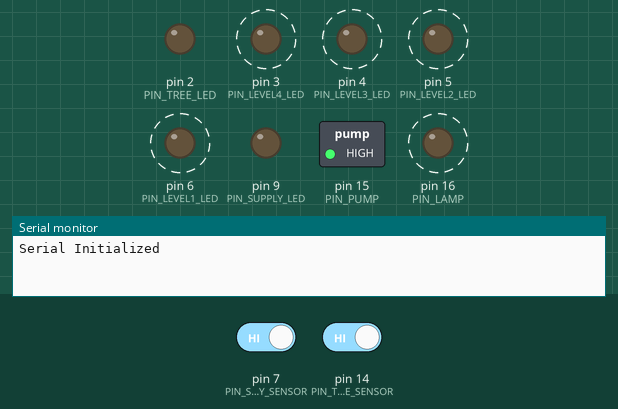
This sketch was run on a simulated Arduino Uno, built with avr-gcc and run on an emulated ATmega328P. Shown: switched loads named in the sketch (green lamp = pin HIGH), output pins drawn as LEDs (lit = HIGH), the last lines printed to the serial monitor. Dashed ring = blinking. The test bench sets the inputs (shaded band); at power-on: pin 7 (PIN_SUPPLY_SENSOR) HIGH, pin 14 (PIN_TREE_SENSOR) HIGH.

Above: at 1.28 s.
1.3 s: pin 7 (PIN_SUPPLY_SENSOR) driven LOW
At 2.1 s:
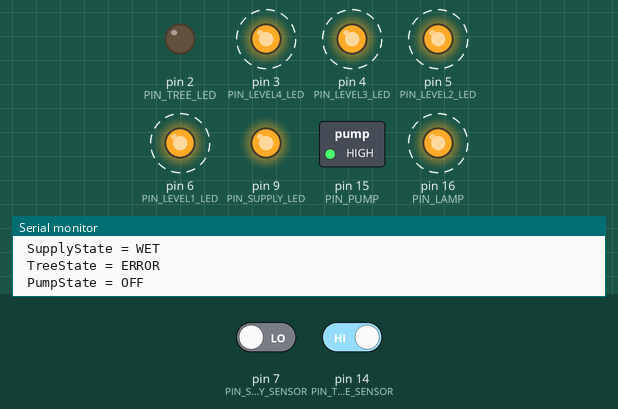
4.3 s: pin 14 (PIN_TREE_SENSOR) driven LOW
At 4.46 s:
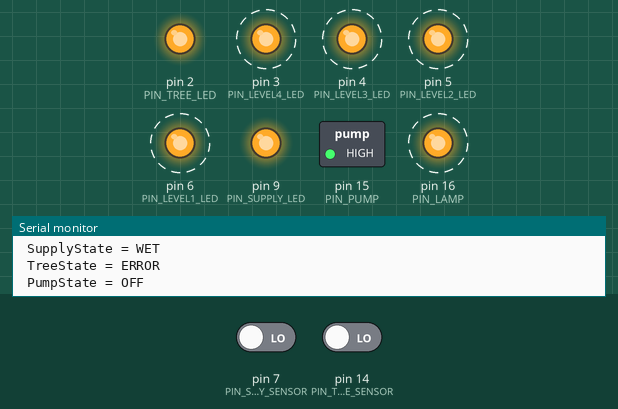
7.3 s: pin 7 (PIN_SUPPLY_SENSOR) driven HIGH
At 7.53 s:
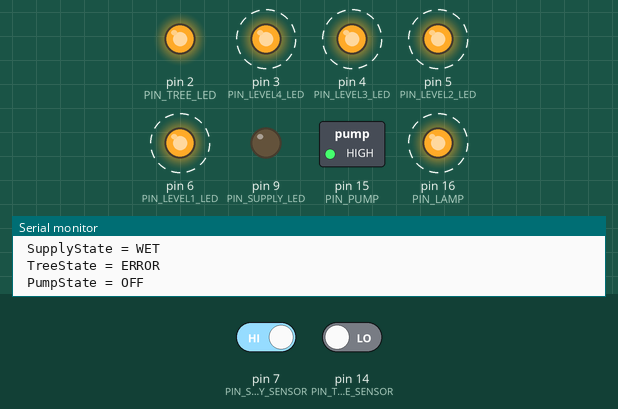
10.3 s: pin 14 (PIN_TREE_SENSOR) driven HIGH
At 10.5 s:
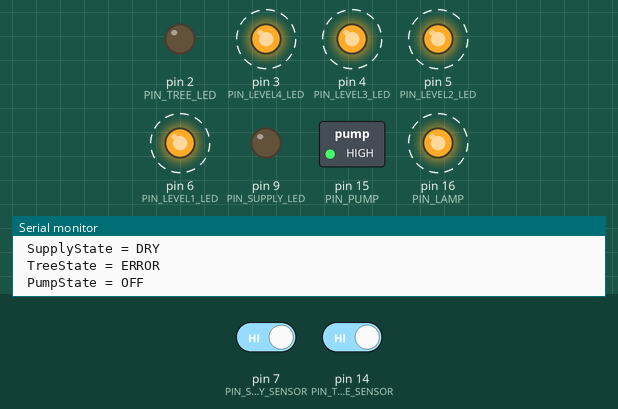
Timing chart, 0 to 14.3 s (numbered marks = the images above; inputs shaded):
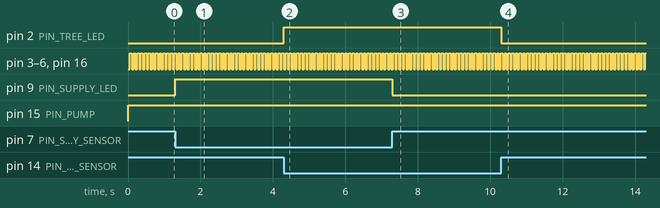

The sketch:

WaterBot2.ino
```cpp
/* WaterBot2
 *
 * Version 2.0 of Tree Watering Robot
 *
 * Tree watering system
 *
 * Place supply switch at bottom of water tank
 * Place Tree switch at level you wwant watering to begin
 * Place Tree level sensor in stand's float hole
 *
 * If tree switch is higher than level sernsor, error will be reported
 * If tree switch is lower than level sensor, pump won't run until both are satisfied,
 *    but risk of pump timing out of it runs too long, since water level is very low.
 *    Care must be taken to not allow water level to get undesirably low.
 *
 * LCD displays and ESP8266 are optional
 *
 * Water Level Sensor
 * https://www.amazon.com/gp/product/B07BFPP4TQ/ref=ppx_yo_dt_b_asin_title_o01_s00?ie=UTF8&psc=1
 * Water Switch
 * https://www.amazon.com/gp/product/B0811GRVJH/ref=ppx_yo_dt_b_asin_title_o01_s00?ie=UTF8&psc=1
 * Water Pump
 * https://www.amazon.com/gp/product/B0744FWNFR/ref=ppx_yo_dt_b_search_asin_title?ie=UTF8&psc=1
 *
 * Issues: Pump needs flyback diodes
 *
 */
#include <FreqMeasure.h>
#include "TimedBlink.h"


//PIN DEFINITIONS
#define PIN_SERIAL_TX      0
#define PIN_SERIAL_RX      1

#define PIN_SPI_MOSI      11
#define PIN_SPI_MISO      12
#define PIN_SPI_SCK       13
#define PIN_SPI_SS        17

#define PIN_TREE_SENSOR   14
#define PIN_LEVEL_SENSOR   8
#define PIN_SUPPLY_SENSOR  7

#define PIN_TREE_LED       2
#define PIN_LEVEL1_LED     6
#define PIN_LEVEL2_LED     5
#define PIN_LEVEL3_LED     4
#define PIN_LEVEL4_LED     3
#define PIN_SUPPLY_LED     9

#define PIN_PUMP          15
#define PIN_LAMP          16

//Sensor characteristics (Hz)
#define WATER_LEVEL_0 20
#define WATER_LEVEL_1 50
#define WATER_LEVEL_2 100
#define WATER_LEVEL_3 200
#define WATER_LEVEL_4 400

//States
int     SupplyState = 0;
int     TreeState = 0;
#define SENSOR_WET 0
#define SENSOR_DRY 1
#define SENSOR_ERR 2

int     PumpState = 0;
#define PUMP_OFF 0
#define PUMP_ON  1
#define PUMP_ERR 2

//Other parameters
#define AVERAGE_LENGTH 30  // Number of points to average for frequnecy calc
#define PUMP_MAXTIME   10  // Number of seconds to allow pump to run

double sum = 0;
int count = 0;
double frequency = 0;
unsigned long prev_time_freq = 0;
unsigned long prev_time_ser = 0;

//Inputs
int SupplySwitch = 0;
int TreeSwitch = 0;
unsigned long TreeLevel = 0;

// TIming state vars
unsigned long current_time = 0;
double timeout = 0;
double PumpStart = 0;

TimedBlink level1_led(PIN_LEVEL1_LED);
TimedBlink level2_led(PIN_LEVEL2_LED);
TimedBlink level3_led(PIN_LEVEL3_LED);
TimedBlink level4_led(PIN_LEVEL4_LED);
TimedBlink status_lamp(PIN_LAMP);

void setup() {

  Serial.begin(57600);
  Serial.println("Serial Initialized");

  // Intialize Inputs
  pinMode(PIN_TREE_SENSOR,INPUT);
  pinMode(PIN_LEVEL_SENSOR,INPUT);
  pinMode(PIN_SUPPLY_SENSOR,INPUT_PULLUP);

  // Intialize Outputs
  pinMode(PIN_TREE_LED,OUTPUT);
  pinMode(PIN_LEVEL1_LED,OUTPUT);
  pinMode(PIN_LEVEL2_LED,OUTPUT);
  pinMode(PIN_LEVEL3_LED,OUTPUT);
  pinMode(PIN_LEVEL4_LED,OUTPUT);
  pinMode(PIN_SUPPLY_LED,OUTPUT);
  pinMode(PIN_PUMP,OUTPUT);
  pinMode(PIN_LAMP,OUTPUT);
  level1_led.blink(50,50);
  level2_led.blink(50,50);
  level3_led.blink(50,50);
  level4_led.blink(50,50);

  FreqMeasure.begin();

  timeout = AVERAGE_LENGTH/(WATER_LEVEL_0*0.9);

}


void loop() {

  current_time = millis();

  ReadInputs();

  UpdateStates();

  WriteOutputs();

  UpdateDisplays();

  LogData();

  if ((current_time - prev_time_ser) > 2000) {

    DebugOutputs();
    prev_time_ser = current_time;
  }

}


void ReadInputs() {
  //Read Sensors

  SupplySwitch = digitalRead(PIN_SUPPLY_SENSOR);

  TreeSwitch = digitalRead(PIN_TREE_SENSOR);

  if (FreqMeasure.available()) {
    // average several reading together
    sum = sum + FreqMeasure.read();
    count = count + 1;
    if (count > AVERAGE_LENGTH) {
      // Reset timer
      prev_time_freq = current_time;
      frequency = FreqMeasure.countToFrequency(sum / count);
      sum = 0;
      count = 0;
      TreeLevel = 0;
      if (frequency > (WATER_LEVEL_0*0.9)) TreeLevel++;
      if (frequency > (WATER_LEVEL_1*0.9)) TreeLevel++;
      if (frequency > (WATER_LEVEL_2*0.9)) TreeLevel++;
      if (frequency > (WATER_LEVEL_3*0.9)) TreeLevel++;
      if (frequency > (WATER_LEVEL_4*0.9)) TreeLevel++;
    }
  }
//  if ((current_time - prev_time_freq) > timeout) {
//     TreeLevel = 0;
//     Serial.println("timeout");
//  }

}

void UpdateStates() {
  //Update States

  if (SupplySwitch == 0) {
    SupplyState = SENSOR_WET; // Low = Wet
  } else {
    SupplyState = SENSOR_DRY;
  }

  // Fuse TreeSwitch and TreeLevel into TreeState
  // ToDo: Add hysteresis
  if (TreeLevel == 0) {         // Sensor Timeout
    TreeState = SENSOR_ERR;
  } else if (TreeSwitch == 0) { // Low = Wet (regardless of level sensor)
    TreeState = SENSOR_WET;
  } else if (TreeLevel < 5) {  // Sensor Less than full and Switch = Dry
    TreeState = SENSOR_DRY;
  } else {
    TreeState = SENSOR_ERR;   // Sensor Full & Switch Dry conflict -- Bad switch placement?
  }
  // Fuse TreeState and SwitchState into PumpState
  switch (PumpState) {
    case PUMP_OFF :
      if ((TreeState == SENSOR_DRY) && (SupplyState == SENSOR_WET)) {
        PumpStart = current_time; // Record pumping start time
        PumpState = PUMP_ON;
      }
      break;

    case PUMP_ON :
      // If TreeState or Supply State change, stop pumping
      if ((TreeState != SENSOR_DRY) || (SupplyState != SENSOR_WET)) {
        PumpState = PUMP_OFF;
      }

      if ((current_time - PumpStart) > PUMP_MAXTIME*1000) {
        PumpState = PUMP_ERR;
      }
      break;

    case PUMP_ERR :
      // Do nothing until power cycle
      // Todo: Add auto-reset sequence? Allow pumping as long as positive level progress being made?
    break;
  }
}

void WriteOutputs() {
  // Update Pump output
  if (PumpState == PUMP_ON) {
    digitalWrite(PIN_PUMP,false);
  } else {
    digitalWrite(PIN_PUMP,true);
  }

  // Update remote status lamp (in order of importance)
  // Note relay is active low, so "on" is really "off" in the blink routine
  //
  // Fast Blink = Sensor Error (Either Level=0Hz or Switch Dry while Level OK)
  // On Blip = Pump Lockout (Pump ran too long)
  // Off Blip = Supply Empty
  // Slow Blink = Pump On
  // On = Standby
  if (TreeState == SENSOR_ERR) {
    status_lamp.blink(50,50);
  } else if (PumpState == PUMP_ERR) {
    status_lamp.blink(2000,50);
  } else if (SupplyState == SENSOR_DRY) {
    status_lamp.blink(50,2000);
  } else if (PumpState == PUMP_ON) {
    status_lamp.blink(1000,1000);
  } else {
    status_lamp.on();
  }

  // Update LEDs
  if (SupplySwitch == SENSOR_WET) {
    digitalWrite(PIN_SUPPLY_LED,true);
  } else {
    digitalWrite(PIN_SUPPLY_LED,false);
  }

  if (TreeSwitch == SENSOR_WET) {
    digitalWrite(PIN_TREE_LED,true);
  } else {
    digitalWrite(PIN_TREE_LED,false);
  }

  switch (TreeLevel) {
    case 0:
      level1_led.blink();
      level2_led.blink();
      level3_led.blink();
      level4_led.blink();
      break;
    case 1:
      level1_led.off();
      level2_led.off();
      level3_led.off();
      level4_led.off();
      break;
    case 2:
      level1_led.off();
      level2_led.off();
      level3_led.off();
      level4_led.on();
      break;
    case 3:
      level1_led.off();
      level2_led.off();
      level3_led.on();
      level4_led.on();
      break;
    case 4:
      level1_led.off();
      level2_led.on();
      level3_led.on();
      level4_led.on();
      break;
    case 5:
      level1_led.on();
      level2_led.on();
      level3_led.on();
      level4_led.on();
      break;
  }

}

void UpdateDisplays() {
  //ToDo: Drive I2C display directly -OR- Send to ESP8266 via UART
  //ToDo: Send SPI LCD commands (Alternative to lamp... 2020 enhancement)
}

void LogData() {
  //ToDo: Send data to ESP8266 for MQTDD logging (2020 enhancement)
}

void DebugOutputs() {

  Serial.println("==INPUTS==");
  Serial.print(" SupplySwitch = ");
  switch (SupplySwitch) {
    case SENSOR_WET :
    Serial.println("WET");
    break;

    case SENSOR_DRY :
    Serial.println("DRY");
    break;

    case SENSOR_ERR :
    Serial.println("ERROR");
    break;
  }
  Serial.print(" TreeSwitch = ");
  switch (TreeSwitch) {
   case SENSOR_WET :
    Serial.println("WET");
    break;

    case SENSOR_DRY :
    Serial.println("DRY");
    break;

    case SENSOR_ERR :
    Serial.println("ERROR");
    break;
  }
  Serial.print(" TreeLevel = ");
  Serial.print(TreeLevel);
  Serial.print(" (");
  Serial.print(frequency);
  Serial.println("Hz)");

  Serial.println("==STATES==");
  Serial.print(" SupplyState = ");
  switch (SupplyState) {
    case SENSOR_WET :
    Serial.println("WET");
    break;

    case SENSOR_DRY :
    Serial.println("DRY");
    break;

    case SENSOR_ERR :
    Serial.println("ERROR");
    break;
  }
  Serial.print(" TreeState = ");
  switch (TreeState) {
    case SENSOR_WET :
    Serial.println("WET");
    break;

    case SENSOR_DRY :
    Serial.println("DRY");
    break;

    case SENSOR_ERR :
    Serial.println("ERROR");
    break;
  }
  Serial.print(" PumpState = ");
  switch (PumpState) {
    case PUMP_OFF :
    Serial.println("OFF");
    break;

    case PUMP_ON :
    Serial.print("ON (");
    Serial.print((current_time-PumpStart)/1000);
    Serial.println("s)");
    break;

    case PUMP_ERR :
    Serial.println("ERROR");
    break;
  }

  Serial.println("");

}
```

TimedBlink.cpp
```cpp
#include <Arduino.h>
#include "TimedBlink.h"

/*
 * Resets all timers and state
 */
void TimedBlink::reset() {
  m_blinkTime   = 0UL;
  m_onForTime   = -1;
  m_offForTime  = -1;
  m_blinkState  = BLINK_OFF;
  m_resolution  = 100;
}

/*
 * Constructor. Only needs to know what pin to blink.
 */
TimedBlink::TimedBlink(int pin) {
  m_pin = pin;
  reset();
}

/*
 * Sets the blink time ON
 */
void TimedBlink::setOnTime(int ms) {
  if (ms>0) { // no=op if ms is <= 0
    m_onForTime = ms;
    if (m_offForTime>0) {
      m_resolution = min(m_onForTime,m_offForTime)/10;
    }
  }
}

/*
 * Sets the blink time OFF
 */
void TimedBlink::setOffTime(int ms) {
  if (ms>0) { // no=op if ms is <= 0
    m_offForTime = ms;
    if (m_onForTime>0) {
      m_resolution = min(m_onForTime,m_offForTime);
    }
  }
}

/*
 * Sets the blink state ON or OFF
 */
void TimedBlink::setBlinkState(blink_t state)
{
  digitalWrite(m_pin, (state==BLINK_ON) ? HIGH : LOW);
  m_blinkState = state;
  m_blinkTime  = millis();
}

/*
 * Executes the blink. It allows to specify new on and off times. Use negative
 * values if you don't want to change what is already set.
 */

void TimedBlink::blink(int on_for, int off_for) {

  unsigned long ct = millis();
  if (m_blinkTime==0UL) m_blinkTime=ct;
  unsigned long diff = abs(ct - m_blinkTime);
  short set_to = -1;

  setOnTime(on_for);
  setOffTime(off_for);

  if (m_blinkState==BLINK_OFF) {
    if (m_offForTime>0 && diff>m_offForTime) {
      setBlinkState(BLINK_ON);
    }
  } else {
    if (m_onForTime>0 && diff>m_onForTime) {
      setBlinkState(BLINK_OFF);
    }
  }
}

/*
 * Call often to blink.
 */
void TimedBlink::blink() {
  blink(-1,-1);
}

/*
 * Equivalent to delay(d), but updates the blink.
 */
void TimedBlink::blinkDelay(int d)
{
  unsigned long ct = millis();
  while (millis()-ct<d) {
    blink();
    delay(m_resolution);
  }
}

/*
 * Turns off the blink.
 */
void TimedBlink::blinkOff() {
  reset();
  digitalWrite(m_pin, LOW);
}

/*
 * Turns off LED
 */
void TimedBlink::off() {
  digitalWrite(m_pin, LOW);
}

/*
 * Turns on LED
 */
void TimedBlink::on() {
  digitalWrite(m_pin, HIGH);
}
```

TimedBlink.h
```cpp
#ifndef __TimedBlink__H__
#define __TimedBlink__H__

#include <Arduino.h>

enum blink_t {BLINK_ON, BLINK_OFF};

class TimedBlink {
  private:
    unsigned long m_blinkTime;
    int m_onForTime;
    int m_offForTime;
    blink_t m_blinkState;
    short m_pin;
    int m_resolution;

    void reset();

  public:

    TimedBlink(int pin);
    void blink(int on_for, int off_for);
    void blink();
    void setOnTime(int ms);
    void setOffTime(int ms);
    void setBlinkState(blink_t state);
    void blinkDelay(int d);
    void blinkOff();
    void on();
    void off();
};

#endif // __TimedBlink__H__
```

Measured:
- after the input at 1.3 s, pin 9 (PIN_SUPPLY_LED): LOW → HIGH at once
- after the input at 4.3 s, pin 2 (PIN_TREE_LED): LOW → HIGH at once
- after the input at 7.3 s, pin 9 (PIN_SUPPLY_LED): HIGH → LOW at once
- after the input at 10.3 s, pin 2 (PIN_TREE_LED): HIGH → LOW at once
- by itself, pin 3 (PIN_LEVEL4_LED), pin 4 (PIN_LEVEL3_LED), pin 5 (PIN_LEVEL2_LED), pin 6 (PIN_LEVEL1_LED), pin 16 (PIN_LAMP): alternates HIGH for 0.05 s and LOW for 0.05 s
